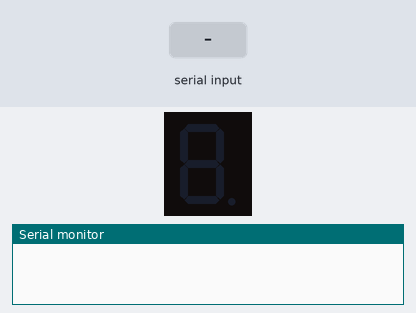
A sketch run on a simulated Arduino Uno, built with avr-gcc and run on an emulated ATmega328P. Shown: 1-digit seven-segment display, the last lines printed to the serial monitor. Wiring (inferred from the names in the program): 1-digit 7-segment display, segments lit when HIGH: segments pin 8, pin 7, pin 6, pin 5, pin 4, pin 3, pin 2. The test bench sets the inputs (shaded band). The segment pins are drawn as the display they are named for.

Above: at 1.2 s.
1.3 s: "90,45\n" received over Serial
At 2.3 s:
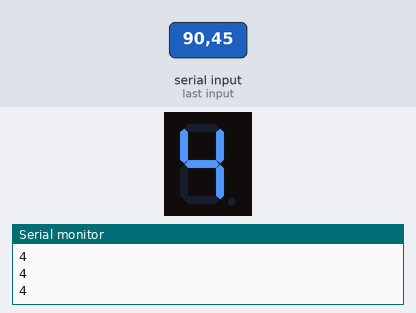
2.8 s: "30,150\n" received over Serial
At 3.4 s:
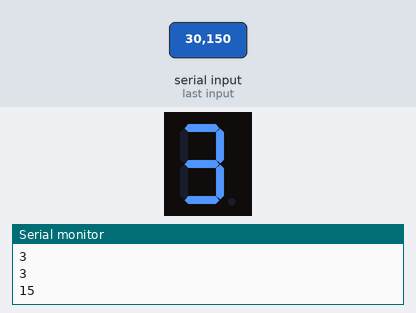
4.3 s: "2\n" received over Serial
At 5.5 s:
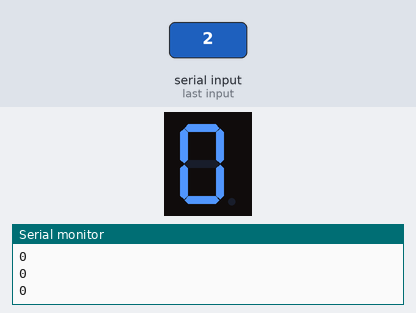
5.8 s: "90\n" received over Serial
At 6.8 s:
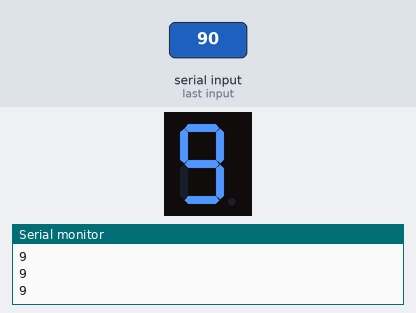
7.3 s: "5\n" received over Serial
At 8.0 s:
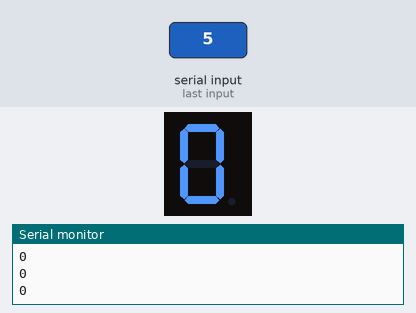
Timing chart, 0 to 9.8 s (numbered marks = the images above; inputs shaded):
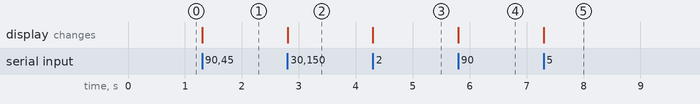

Measured:
- after the input at 1.3 s, the display: first changes at once (image 1 shows a later state)
- after the input at 2.8 s, the display: changes at once (image 2)
- after the input at 4.3 s, the display: changes at once (image 3)
- after the input at 5.8 s, the display: changes at once (image 4)
- after the input at 7.3 s, the display: changes at once (image 5)

The sketch:

_________.ino
```cpp
#include <SoftwareSerial.h>
#include <Wire.h>

SoftwareSerial mySerial(10, 11);

int pins[7]={8,7,6,5,4,3,2};

byte numbers[10] = { B11111100, B01100000, B11011010, B11110010, B01100110,
B10110110, B10111110, B11100000, B11111110, B11110110};


void setup() {
  Serial.begin(9600);
  for(int i=0;i<10;i++)
    pinMode(pins[i],OUTPUT);
}

int number = 0;

void loop() {
  if (Serial.available() == 2){
    int numb = Serial.parseInt();
    int first=numb/10;
    int second=numb%10;
    Serial.println(first);
    for(int i=0;i<10;i++)
    {
      if (first==i){
        Serial.println(first);
        number=i;
        showNumber(number);
      }
    }
  }
}

void showNumber(int f)
{
  Serial.println(f);
  for(int i=0;i<7;i++)
  {
    if(bitRead(numbers[f],7-i)==HIGH) // зажечь сегмент
    digitalWrite(pins[i],HIGH);
    else // потушить сегмент
    digitalWrite(pins[i],LOW);
  }
}
```
